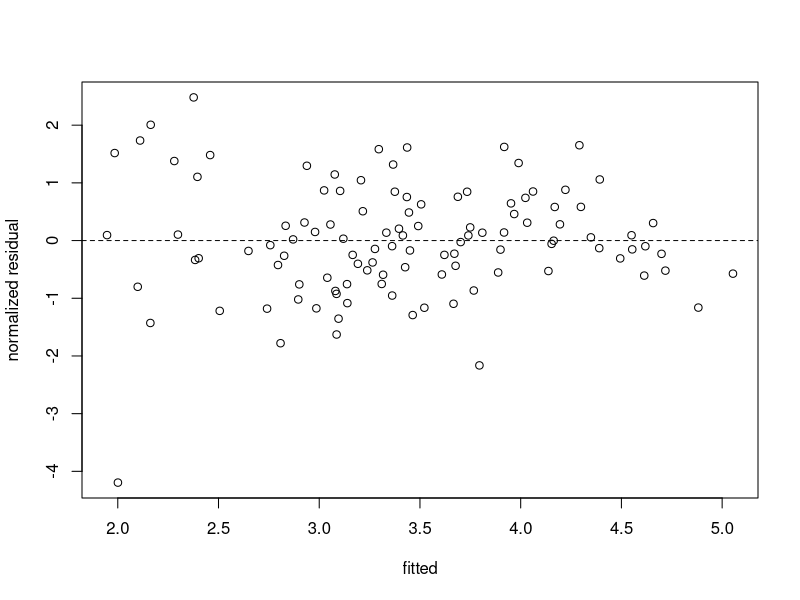

Generate this figure with R:
## ---- chunk 1
knitr::opts_chunk$set(echo = TRUE, message = FALSE, warning = FALSE,
                      fig.width = 7, fig.height = 4)
## ---- chunk 2
library(mgcv)
library(nlme)
## ---- chunk 3
ox <- as.data.frame(nlme::Oxboys)
ox$Subject <- factor(as.character(ox$Subject))
g2 <- gamm(height ~ s(age), random = list(Subject = ~ 1 + age), data = ox, method = "REML")
names(g2)
class(g2$gam); class(g2$lme)
summary(g2$gam)$s.table          # smooth terms: use $gam
VarCorr(g2$lme)                  # variance components: use $lme
logLik(g2$lme)                   # likelihood-based comparisons: use $lme
## ---- chunk 4
aq <- airquality
aq$day <- seq_len(nrow(aq))      # day of season, 1 = 1 May
aq <- na.omit(aq)
f <- log(Ozone) ~ s(Solar.R) + s(Wind) + s(Temp)
m0  <- gamm(f, data = aq, method = "REML")
mar <- gamm(f, data = aq, method = "REML", correlation = corAR1(form = ~ day))
mar$lme$modelStruct$corStruct
anova(m0$lme, mar$lme)
round(rbind(independent = summary(m0$gam)$edf, AR1 = summary(mar$gam)$edf), 3)
## ---- chunk 5
cs <- Initialize(corAR1(0.5, form = ~ day), data = aq[1:6, ])
aq$day[1:6]
round(corMatrix(cs), 3)
## ---- chunk 6
r <- residuals(mar$lme, type = "normalized")
ok <- diff(aq$day) == 1
c(lag1_raw = cor(residuals(m0$lme, type = "normalized")[-nrow(aq)][ok],
                 residuals(m0$lme, type = "normalized")[-1][ok]),
  lag1_ar1 = cor(r[-length(r)][ok], r[-1][ok]))
plot(fitted(mar$lme), r, xlab = "fitted", ylab = "normalized residual"); abline(h = 0, lty = 2)
## ---- chunk 7
ox$occ <- as.integer(ox$Occasion)
gc1 <- gamm(height ~ s(age), random = list(Subject = ~ 1),
            correlation = corAR1(form = ~ occ | Subject), data = ox, method = "REML")
gc1$lme$modelStruct$corStruct
VarCorr(gc1$lme)[c("(Intercept)", "Residual"), ]
